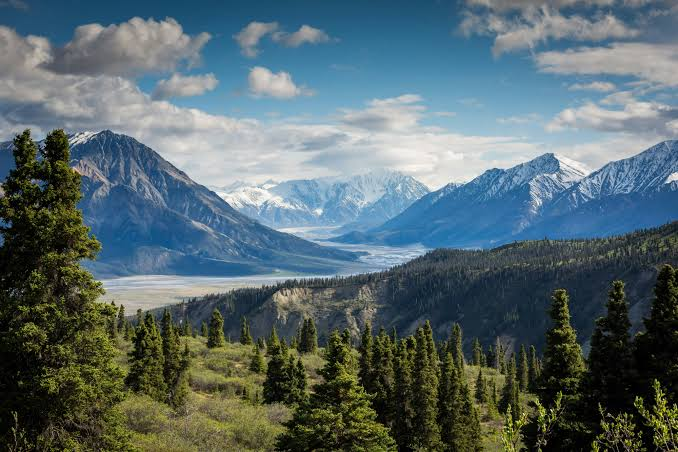
#> input picture Experiment 3 - Solutions by students/images/input.jpg, 678 x 452 px, found by its file name
$ jupyter execute Assignment_4.ipynb
#> lines starting #> are read from the running program, lines starting #| are printed output that depends on the picture
Uday Saini
B.Tech CSE
Sec-C
Roll no: 61
Cu24250246

[cell 1]
import cv2
import numpy as np
import matplotlib.pyplot as plt
from google.colab import files

[cell 2]
uploaded = files.upload()
#> the answer given: input.jpg

# Get uploaded filename
image_path = list(uploaded.keys())[0]

# Read image in grayscale
image = cv2.imread(image_path, cv2.IMREAD_GRAYSCALE)
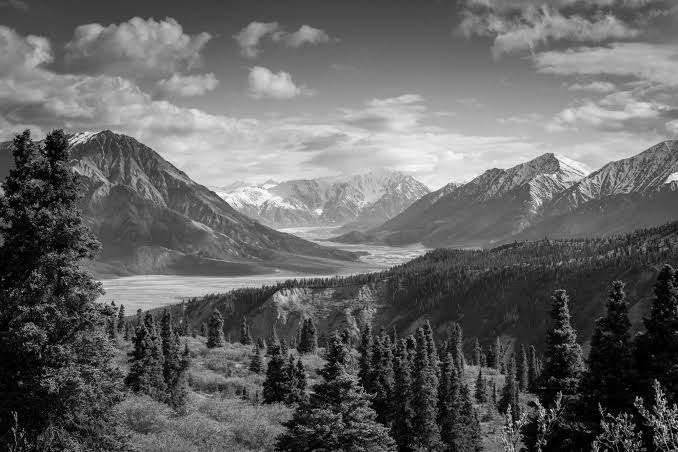
#> image: shape (452, 678); min 0, max 255, mean 99.8

if image is None:
    raise ValueError("Image could not be loaded. Please upload a valid image.")

print("Image loaded successfully!")
print("Image size:", image.shape)
#| Image size: (452, 678)

plt.figure(figsize=(6, 6))
plt.imshow(image, cmap='gray')
plt.title("Original Grayscale Image")
plt.axis("off")
plt.show()

[cell 3]
# Convert image to float32
image_float = np.float32(image)

# Compute DFT
dft = cv2.dft(image_float, flags=cv2.DFT_COMPLEX_OUTPUT)

# Shift zero-frequency component to center
dft_shift = np.fft.fftshift(dft)

# Calculate magnitude spectrum
magnitude_spectrum = cv2.magnitude(
    dft_shift[:, :, 0],
    dft_shift[:, :, 1]
)

# Log transform for better visualization
magnitude_spectrum = 20 * np.log(magnitude_spectrum + 1)
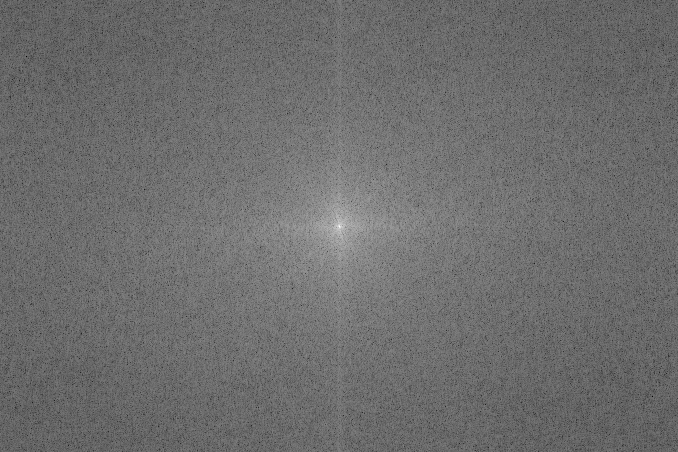
#> magnitude_spectrum: shape (452, 678) float32; min 43.82, max 344.7, mean 173.1; drawn with min black and max white

plt.figure(figsize=(12, 5))

plt.subplot(1, 2, 1)
plt.imshow(image, cmap='gray')
plt.title("Original Image")
plt.axis("off")

plt.subplot(1, 2, 2)
plt.imshow(magnitude_spectrum, cmap='gray')
plt.title("Fourier Magnitude Spectrum")
plt.axis("off")

plt.show()
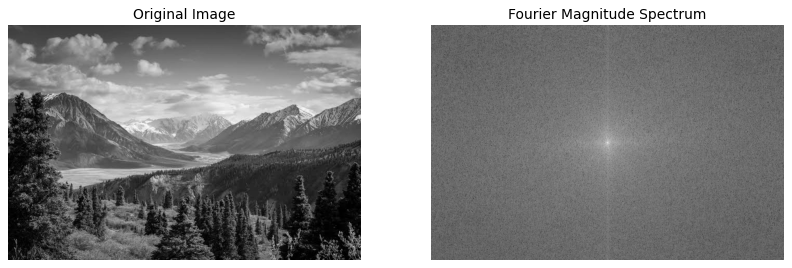
#> figure drawn by matplotlib, 2 panels

[cell 4]
rows, cols = image.shape
#> rows = 452; cols = 678
crow, ccol = rows // 2, cols // 2
#> crow = 226; ccol = 339

# Radius of Low-Pass Filter
radius = 50

# Create mask
low_pass_mask = np.zeros((rows, cols, 2), np.float32)

y, x = np.ogrid[:rows, :cols]
#> y = 452 values from 0 to 451
distance = np.sqrt((x - ccol)**2 + (y - crow)**2)

low_pass_mask[distance <= radius] = 1

# Apply Low-Pass Filter
low_pass_dft = dft_shift * low_pass_mask

# Shift back
low_pass_ishift = np.fft.ifftshift(low_pass_dft)

# Inverse DFT
low_pass_image = cv2.idft(low_pass_ishift)

# Calculate magnitude
low_pass_image = cv2.magnitude(
    low_pass_image[:, :, 0],
    low_pass_image[:, :, 1]
)
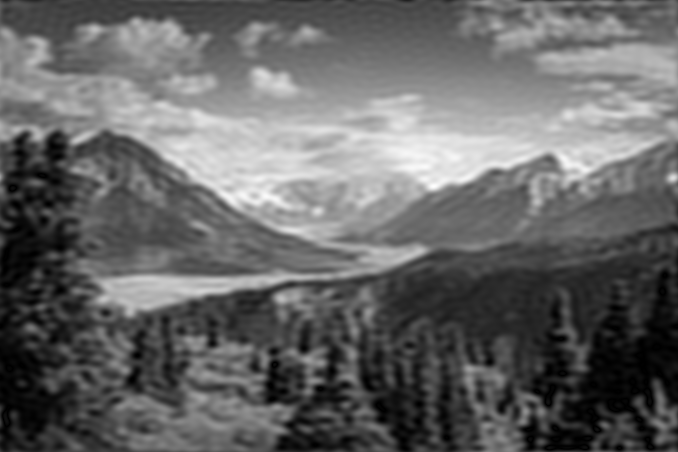
#> low_pass_image: shape (452, 678) float32; min 194, max 76338360, mean 30600432; drawn with min black and max white

# Normalize
low_pass_image = cv2.normalize(
    low_pass_image,
    None,
    0,
    255,
    cv2.NORM_MINMAX
)

low_pass_image = np.uint8(low_pass_image)

plt.figure(figsize=(12, 5))

plt.subplot(1, 2, 1)
plt.imshow(low_pass_mask[:, :, 0], cmap='gray')
plt.title("Low-Pass Filter Mask")
plt.axis("off")

plt.subplot(1, 2, 2)
plt.imshow(low_pass_image, cmap='gray')
plt.title("Low-Pass Filtered Image")
plt.axis("off")

plt.show()
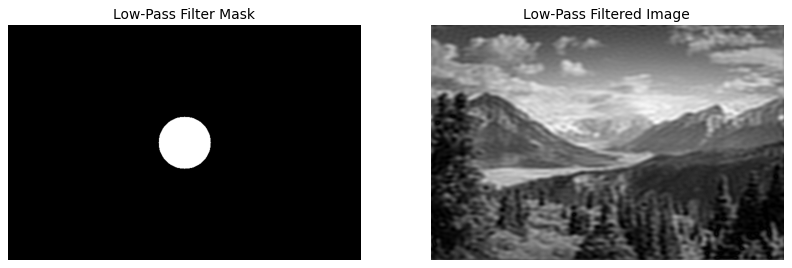
#> figure drawn by matplotlib, 2 panels

[cell 5]
# Create High-Pass Filter mask
high_pass_mask = np.ones((rows, cols, 2), np.float32)

high_pass_mask[distance <= radius] = 0

# Apply High-Pass Filter
high_pass_dft = dft_shift * high_pass_mask

# Shift back
high_pass_ishift = np.fft.ifftshift(high_pass_dft)

# Inverse DFT
high_pass_image = cv2.idft(high_pass_ishift)

# Calculate magnitude
high_pass_image = cv2.magnitude(
    high_pass_image[:, :, 0],
    high_pass_image[:, :, 1]
)
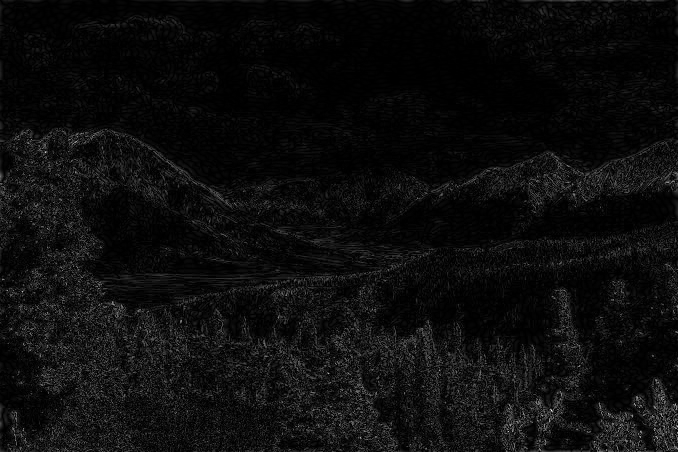
#> high_pass_image: shape (452, 678) float32; min 0.503, max 60631188, mean 3157637.2; drawn with min black and max white

# Normalize
high_pass_image = cv2.normalize(
    high_pass_image,
    None,
    0,
    255,
    cv2.NORM_MINMAX
)

high_pass_image = np.uint8(high_pass_image)

plt.figure(figsize=(12, 5))

plt.subplot(1, 2, 1)
plt.imshow(high_pass_mask[:, :, 0], cmap='gray')
plt.title("High-Pass Filter Mask")
plt.axis("off")

plt.subplot(1, 2, 2)
plt.imshow(high_pass_image, cmap='gray')
plt.title("High-Pass Filtered Image")
plt.axis("off")

plt.show()
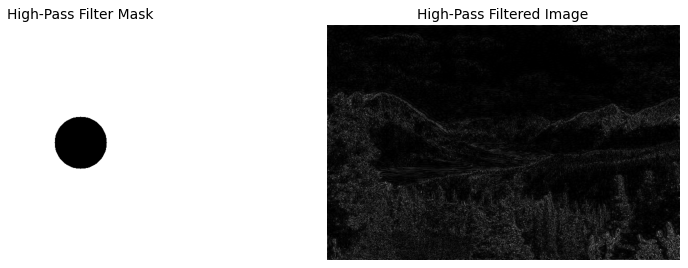
#> figure drawn by matplotlib, 2 panels

[cell 6]
plt.figure(figsize=(16, 10))

plt.subplot(2, 2, 1)
plt.imshow(image, cmap='gray')
plt.title("Original Image")
plt.axis("off")

plt.subplot(2, 2, 2)
plt.imshow(magnitude_spectrum, cmap='gray')
plt.title("Fourier Magnitude Spectrum")
plt.axis("off")

plt.subplot(2, 2, 3)
plt.imshow(low_pass_image, cmap='gray')
plt.title("Low-Pass Filtered Image")
plt.axis("off")

plt.subplot(2, 2, 4)
plt.imshow(high_pass_image, cmap='gray')
plt.title("High-Pass Filtered Image")
plt.axis("off")

plt.tight_layout()
plt.show()
